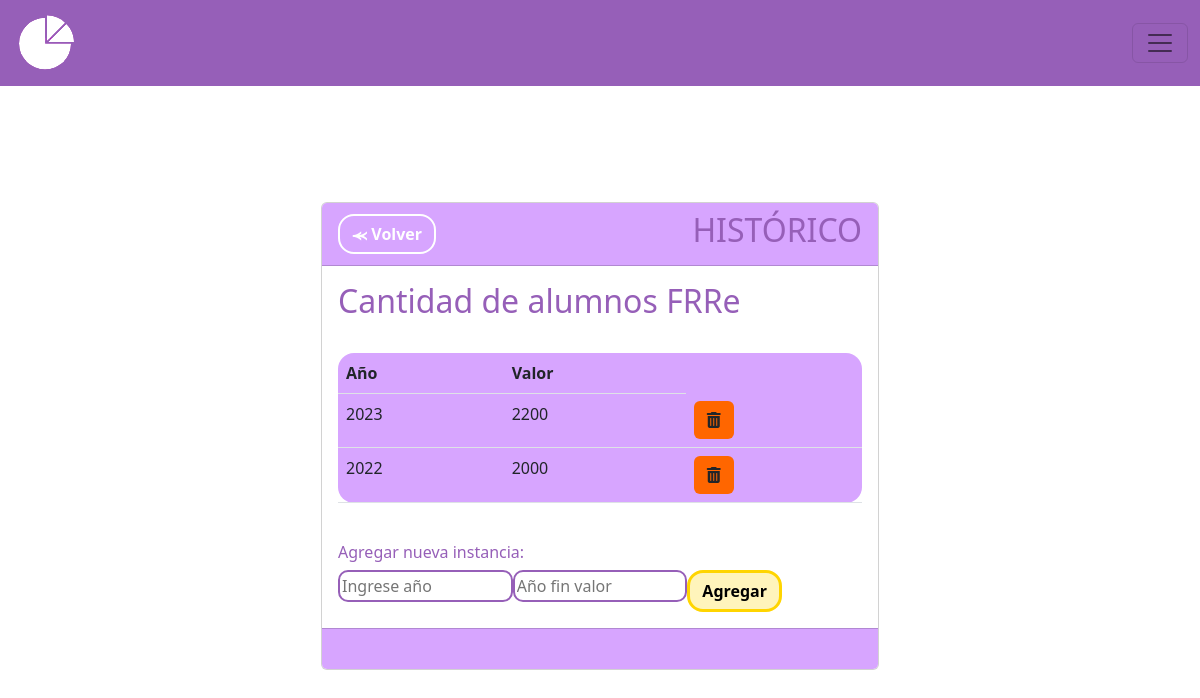
Screenshot of /historial-metrica/1/ with the database file from the repository.
### MIReApp/models.py (models this page shows, shortened)
class Metrica(models.Model):
    id = models.AutoField(primary_key=True)
    titulo = models.CharField(max_length=100,
                              verbose_name='Título',
                              unique= True,
                              validators= [
                                  RegexValidator(regex= r'^[a-zA-Z\s]*$',
                                                 message="El nombre no puede contener caracteres especiales.",
                                                 code='invalid_nombre')
                              ])
    descripcion = models.TextField(max_length=100, verbose_name='Descripción', blank=True, null=True)  #blank=True y null=True permiten que el campo se envie vacio
    unidad_medida = models.CharField(max_length=100,
                                        verbose_name='Unidad de Medida',
                                        validators= [
                                            RegexValidator(regex= r'^[a-zA-Z\s]*$',
                                                            message="La unidad de medida no puede contener caracteres especiales",
                                                            code='invalid_nombre')
                                        ])
    valor = models.IntegerField(verbose_name='Valor', validators=[MinValueValidator(0, message="El valor no puede ser negativo")], default=0)
    frecuencia = models.CharField(max_length=10, choices=FRECUENCIAS)
    year = models.PositiveIntegerField(verbose_name='Ingrese año:', validators=[validate_year])
    month = models.CharField(max_length=10, verbose_name='Ingrese mes:', choices=MESES, blank=True, null=True)
    semestral = models.CharField(max_length=15, verbose_name='Ingrese semestre:', choices=SEMESTRES, blank=True, null=True,)
    year2 = models.PositiveIntegerField(blank=True, null=True, verbose_name='Segundo año')

class HistorialMetrica(models.Model):
    id = models.AutoField(primary_key=True)
    metrica = models.ForeignKey(Metrica, on_delete=models.CASCADE)
    año_historico = models.PositiveIntegerField()
    valor_historico = models.PositiveIntegerField()  # Agrega un valor predeterminado
    mes_historico = models.CharField(max_length=20, verbose_name='Ingrese mes:', choices=MESES, blank=True, null=True)
    año2_historico = models.PositiveIntegerField(blank=True, null=True)
    semestre_historico = models.CharField(max_length=15, verbose_name='Ingrese semestre:', choices=SEMESTRES, blank=True, null=True,)

### MIReApp/views.py (the view, shortened to what this page needs)
# urls.py: path('historial-metrica/<int:metrica_id>/', views.historial_metrica, name='historial_metrica'),
def historial_metrica(request, metrica_id, valor=0, año2=0, año=0, semestral=0, mes=0, band=False):
    metrica = Metrica.objects.get(id=metrica_id)
    formulario = InstanciaForm(request.POST or None, request.FILES or None)
    historial = HistorialMetrica.objects.filter(metrica=metrica).order_by('-año_historico')
    if band: #Si band es true entro a historial_metrica porque una metrica acaba de ser creada, entonces se debe crear su primera instancia con los datos que recibio por parametro
        historial_metrica = HistorialMetrica(metrica=metrica, año2_historico=año2, año_historico=año, semestre_historico=semestral, mes_historico=mes, valor_historico=valor)
        historial_metrica.save()
    else: #Si band es falso, no es una metrica nueva
        return render(request, 'instancias/index.html', {'metrica': metrica, 'historial': historial, 'formulario':formulario})

### MIReApp/forms.py
class InstanciaForm(forms.ModelForm):
    class Meta:
        model = HistorialMetrica
        fields = '__all__'
    def __init__(self, *args, **kwargs):
        super().__init__(*args, **kwargs)
        self.fields["año_historico"].widget.attrs.update({'placeholder': 'Ingrese año'})
        self.fields["valor_historico"].widget.attrs.update({'placeholder': 'Ingrese valor'})
        self.fields["valor_historico"].widget.attrs.update({'placeholder': 'Año fin valor'})
        self.fields["año2_historico"].widget.attrs.update({'readonly': 'readonly'})

### MIReApp/templates/instancias/index.html (shortened to what this page needs)
{% extends "base.html" %}
{% block contenido %}
<br>
<br>
<br>
<center>
<div class="card col-md-6" style="text-align: left;">
    <div class="card-header fw-bold" style="background-color: #D7A5FF;color: #000000;">
        <div style="display: flex; justify-content: space-between; align-items: center;">
            <span><a href="{% url 'metricas' %}" class="btn btn-secondary rounded-4 fw-bold" style="background-color: transparent; color: #ffff;border-color: #ffff;border-width: 2px;">⪻ Volver</a></span>
            <span><h2>HISTÓRICO</h2></span>
        </div>
    </div>
    <div class="card-body" >
                <body>
                    <h2>{{ metrica.titulo }}</h2>
                    <br>
                    <table class="table rounded-4" style="background-color: #D7A5FF; width: flex;">
                        <tr>
                            {% if metrica.frecuencia == 'Anual' %}
                                <th>Año</th>
                            {% endif %}
                            <th>Valor</th>
                        </tr>
                        {% for item in historial %}
                            <tr>
                                <td scope="row">{{ item.año_historico }}</td>
                                <td>{{ item.valor_historico }}</td>
                                <td><a class="btn eliminar-btn" data-id="{{ item.id }}" style="background-color: #f60;" role="button"><i class="fa-solid fa-trash-can"></i></a></td>
                            </tr>
                        {% endfor %}
                    </table>
                    <br>
                    <h6>Agregar nueva instancia:</h6>
                    {%  include 'instancias/form.html' %}
                </body>
    </div>
    <div class="card-footer text-muted" style="background-color: #D7A5FF;">
        <br>
    </div>
</div>
<br>
</center>
{% endblock %}

### MIReApp/static/css/base.css (style rules this page uses)
html, body { margin: 0; width: 100%; height: 100%; display: flex; justify-content: center; align-items: center; font-family: 'Dosis', sans-serif; font-weight: 300; -webkit-user-select: none; -moz-user-select: none; -ms-user-select: none; user-select: none; }
h2 { color: #965FB8; }
h6 { color: #965FB8; font-size: 10px; text-align: justify; }

### MIReApp/templates/instancias/form.html (style rules this page uses)
input { border-radius: 10px; border: 2px solid #965FB8; padding: 2px; width: 100%; }

### rows the page displays
Metrica: titulo "Cantidad de alumnos FRRe"
HistorialMetrica: año_historico "2023", valor_historico "2200"
HistorialMetrica: año_historico "2022", valor_historico "2000"
